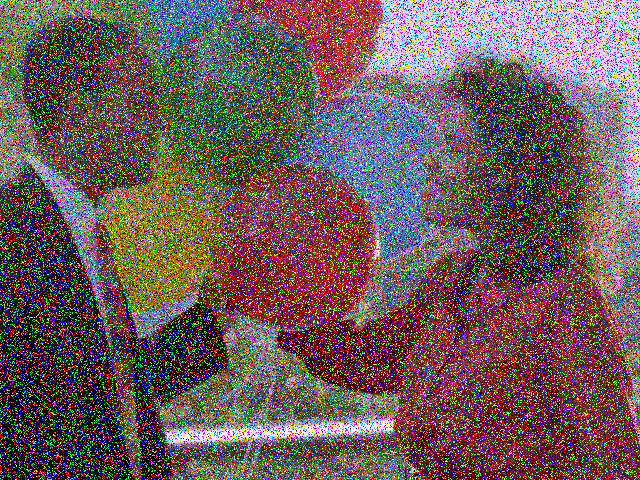
#> input picture code_project/balloons_noisy.png, 640 x 480 px
$ python LowPassFilter.py
#> lines starting #> are read from the running program, lines starting #| are printed output that depends on the picture; after the words box and inside, x2 and y2 are one past the last pixel; in counts of white or black regions, pixels touching at a corner belong together
import imageio.v2 as iio
import matplotlib.pylab as plt
import numpy as np
def LowPassFilter(url,value):
#> called with url = 'balloons_noisy.png', value = 200
    org = iio.imread(url)
#> org is the input picture: shape (480, 640, 3); mean R, G, B 109.1, 92, 89.9
    f = iio.imread(url,as_gray=True)
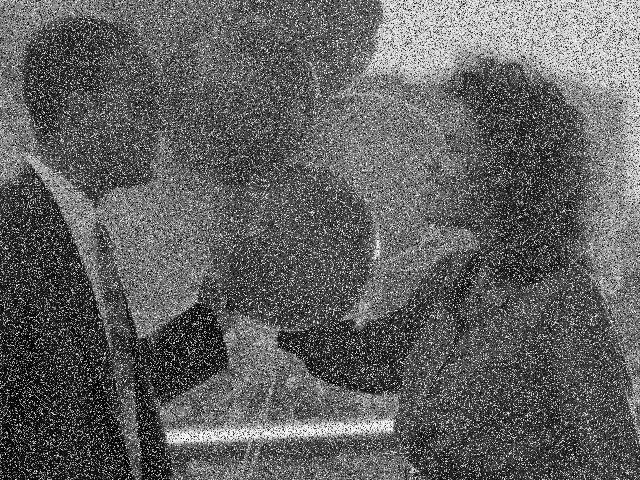
#> f: shape (480, 640) float32; min 0, max 255, mean 96.9
    fig = plt.figure(figsize=(8,8))
    fig.add_subplot(2,2,1)
    plt.imshow(org)
    plt.axis("off")
    plt.title("Original image")
    # image in frequency domain
    F = np.fft.fft2(f)
    Fshift = np.fft.fftshift(F)

    # Filter: Low pass filter
    M,N = f.shape[0],f.shape[1]
#> M = 480; N = 640
    H = np.zeros((M,N), dtype=np.float32)
    D0 = value
    for u in range(M):
        for v in range(N):
            D = np.sqrt((u-M/2)**2 + (v-N/2)**2)
            if D <= D0:
                H[u,v] = 1
            else:
                H[u,v] = 0
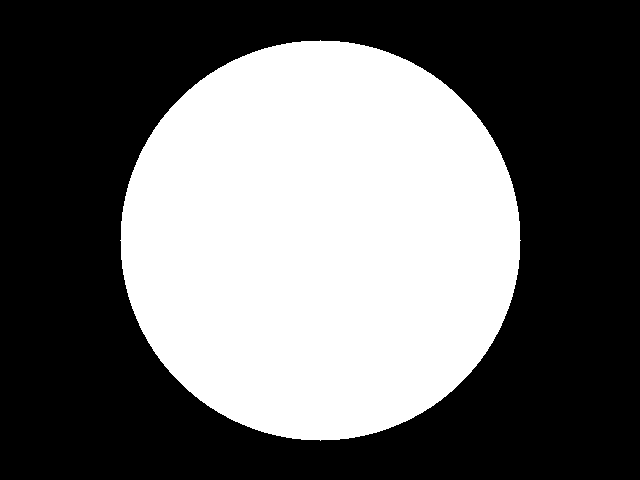
#> H: shape (480, 640) float32; values 0 (black) and 1 (white), 40.9% white; 1 white region, box (x1, y1, x2, y2) and area: (120, 40, 521, 441) 125629

    # Ideal Low Pass Filtering
    Gshift = Fshift * H
    # Inverse Fourier Transform
    G = np.fft.ifftshift(Gshift)

    g = np.abs(np.fft.ifft2(G))
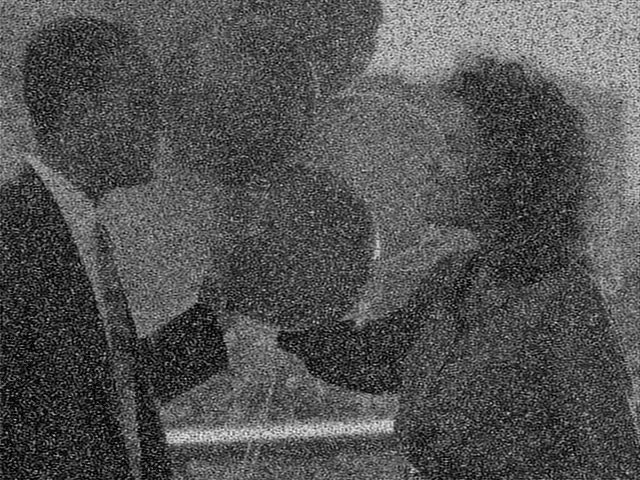
#> g: shape (480, 640) float64; min 0.00218, max 300.1, mean 97.1; drawn with min black and max white
    try:
        iio.imsave("New_img_LowPass.jpg",g)
    except:
        iio.imsave("New_img_LowPass.png",g)
    fig.add_subplot(2,2,2)
    plt.imshow(g, cmap='gray')
    plt.axis('off')
    plt.title(f"Image after using Low pass filter with D0 = {value}")
    plt.show()
LowPassFilter("balloons_noisy.png", 200)
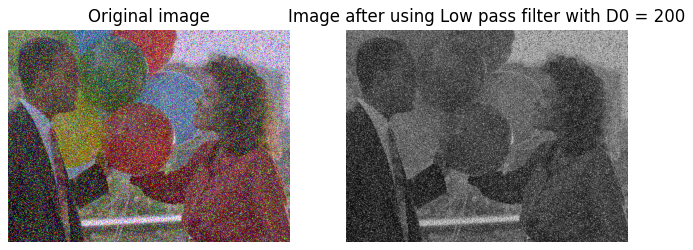
#> figure drawn by matplotlib, 2 panels
